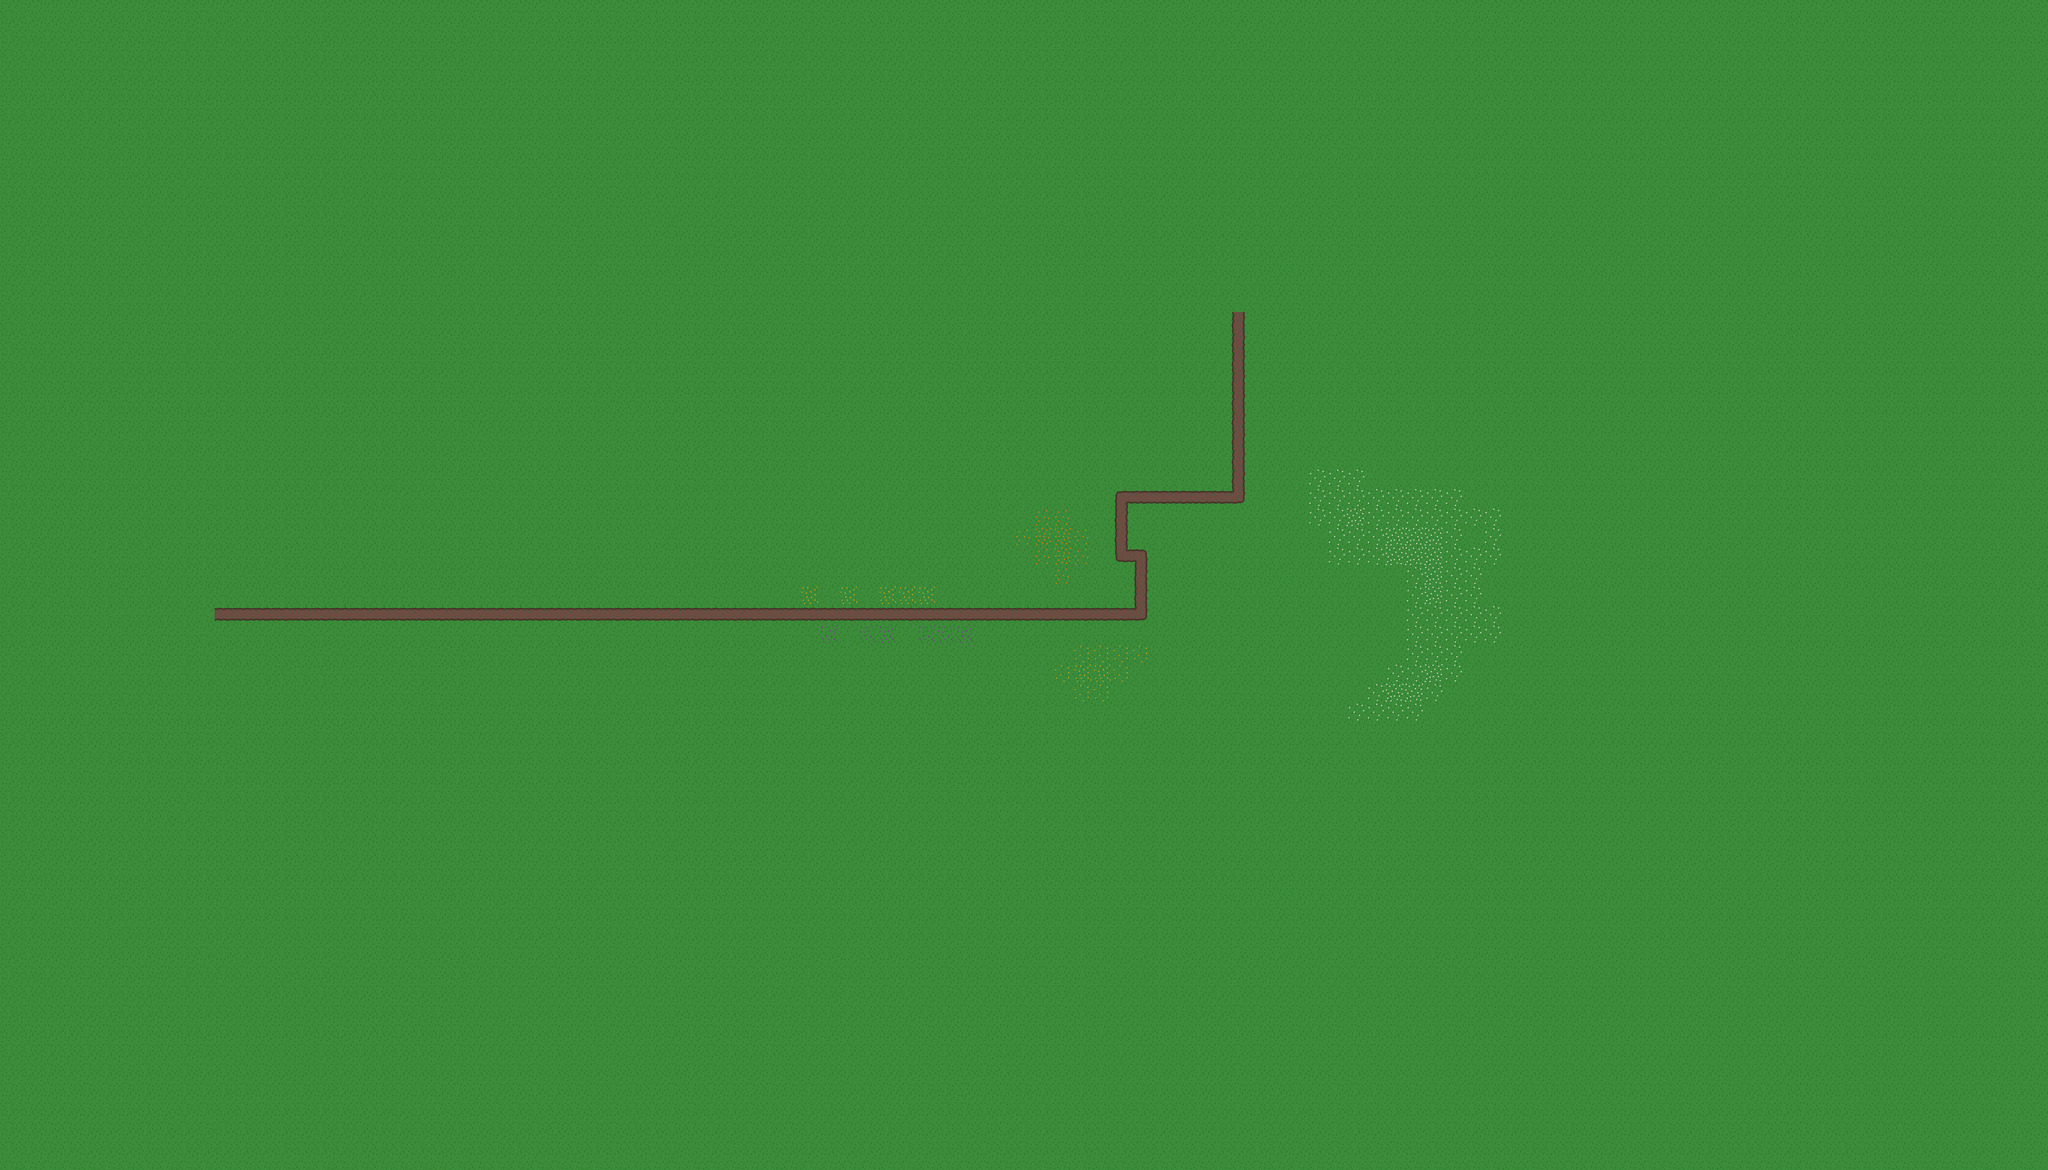

This is a level from a 2D game, rendered from its Tiled map with the project's own tilesets. A one-line summary and the map file follow, with tile-layer data summarised:
An orthogonal 105x60 tile map with 64x64 px tiles, 3 tile layers (ground, trail, map_limit), 6 tilesets and 47 objects (32x Empty, 8x tree, 3x Blueberry, 3x Tardis, Player).

<map version="1.10" tiledversion="1.10.2" orientation="orthogonal" renderorder="right-down" width="105" height="60" tilewidth="64" tileheight="64" infinite="0" nextlayerid="12" nextobjectid="136">
 <tileset firstgid="1" source="gras.tsx" />
 <tileset firstgid="26" source="trees.tsx" />
 <tileset firstgid="33" source="bush.tsx" />
 <tileset firstgid="36" source="Collision.tsx" />
 <tileset firstgid="40" source="Tardis.tsx" />
 <tileset firstgid="41" source="statue.tsx" />
 <layer id="1" name="ground" width="105" height="60">
  <data>[6300 cells, 6300 non-empty, 18 distinct tile ids]</data>
 </layer>
 <layer id="2" name="trail" width="105" height="60">
  <data>[6300 cells, 70 non-empty, 6 distinct tile ids]</data>
 </layer>
 <objectgroup id="8" name="Spawn">
  <object id="72" name="Player" x="4288" y="2048">
   <point />
  </object>
 </objectgroup>
 <objectgroup id="7" name="Bush">
  <object id="75" name="Empty" gid="34" x="4224" y="1984" width="64" height="64" />
  <object id="76" name="Empty" gid="34" x="4160" y="1920" width="64" height="64" />
  <object id="77" name="Empty" gid="34" x="4032" y="1920" width="64" height="64" />
  <object id="78" name="Empty" gid="34" x="4160" y="2112" width="64" height="64" />
  <object id="79" name="Empty" gid="34" x="4288" y="2176" width="64" height="64" />
  <object id="80" name="Empty" gid="34" x="4160" y="2304" width="64" height="64" />
  <object id="81" name="Empty" gid="34" x="4224" y="2240" width="64" height="64" />
  <object id="84" name="Empty" gid="34" x="4416" y="2048" width="64" height="64" />
  <object id="85" name="Empty" gid="34" x="4416" y="1984" width="64" height="64" />
  <object id="86" name="Empty" gid="34" x="4480" y="1984" width="64" height="64" />
  <object id="87" name="Empty" gid="34" x="4032" y="2112" width="64" height="64" />
  <object id="88" name="Empty" gid="34" x="3968" y="2176" width="64" height="64" />
  <object id="89" name="Empty" gid="34" x="3904" y="1984" width="64" height="64" />
  <object id="90" name="Empty" gid="34" x="3968" y="1792" width="64" height="64" />
  <object id="91" name="Empty" gid="34" x="4096" y="1792" width="64" height="64" />
  <object id="92" name="Empty" gid="34" x="4096" y="2240" width="64" height="64" />
  <object id="93" name="Empty" gid="34" x="3840" y="2112" width="64" height="64" />
  <object id="94" name="Empty" gid="34" x="3840" y="1920" width="64" height="64" />
  <object id="95" name="Empty" gid="34" x="3840" y="1792" width="64" height="64" />
  <object id="98" name="Empty" gid="34" x="4160" y="1728" width="64" height="64" />
  <object id="99" name="Blueberry" gid="33" x="3904" y="1984" width="64" height="64" />
  <object id="100" name="Blueberry" gid="33" x="4032" y="1920" width="64" height="64" />
  <object id="101" name="Blueberry" gid="33" x="3840" y="1792" width="64" height="64" />
  <object id="102" name="Empty" gid="34" x="3712" y="2112" width="64" height="64" />
  <object id="103" name="Empty" gid="34" x="3584" y="1984" width="64" height="64" />
  <object id="104" name="Empty" gid="34" x="3456" y="2112" width="64" height="64" />
  <object id="105" name="Empty" gid="34" x="3328" y="1984" width="64" height="64" />
  <object id="106" name="Empty" gid="34" x="3200" y="2112" width="64" height="64" />
  <object id="107" name="Empty" gid="34" x="2944" y="2112" width="64" height="64" />
  <object id="108" name="Empty" gid="34" x="3072" y="1984" width="64" height="64" />
  <object id="109" name="Empty" gid="34" x="2816" y="1984" width="64" height="64" />
  <object id="110" name="Empty" gid="34" x="2752" y="2112" width="64" height="64" />
  <object id="111" name="Empty" gid="34" x="2688" y="1984" width="64" height="64" />
  <object id="112" name="Empty" gid="34" x="2624" y="2112" width="64" height="64" />
  <object id="113" name="Empty" gid="34" x="2560" y="1984" width="64" height="64" />
 </objectgroup>
 <objectgroup id="6" name="Trees">
  <object id="124" name="tree" gid="32" x="2368" y="1856" width="129" height="130" />
  <object id="126" name="tree" gid="32" x="2368" y="2176" width="129" height="130" />
  <object id="127" name="tree" gid="32" x="2624" y="1728" width="129" height="130" />
  <object id="128" name="tree" gid="32" x="2624" y="2304" width="129" height="130" />
  <object id="129" name="tree" gid="32" x="2880" y="2368" width="129" height="130" />
  <object id="131" name="tree" gid="32" x="2880" y="1856" width="129" height="130" />
  <object id="132" name="tree" gid="32" x="3136" y="1856" width="129" height="130" />
  <object id="133" name="tree" gid="32" x="3136" y="2304" width="129" height="130" />
 </objectgroup>
 <objectgroup id="11" name="Buildings">
  <object id="115" name="Tardis" gid="40" x="2294" y="1991.25" width="84" height="140" />
  <object id="134" name="Tardis" gid="42" x="2432" y="1984" width="119" height="127" />
  <object id="135" name="Tardis" gid="41" x="2112" y="1984" width="139" height="125" />
 </objectgroup>
 <layer id="10" name="map_limit" width="105" height="60">
  <data>[6300 cells, 0 non-empty, 0 distinct tile ids]</data>
 </layer>
</map>
